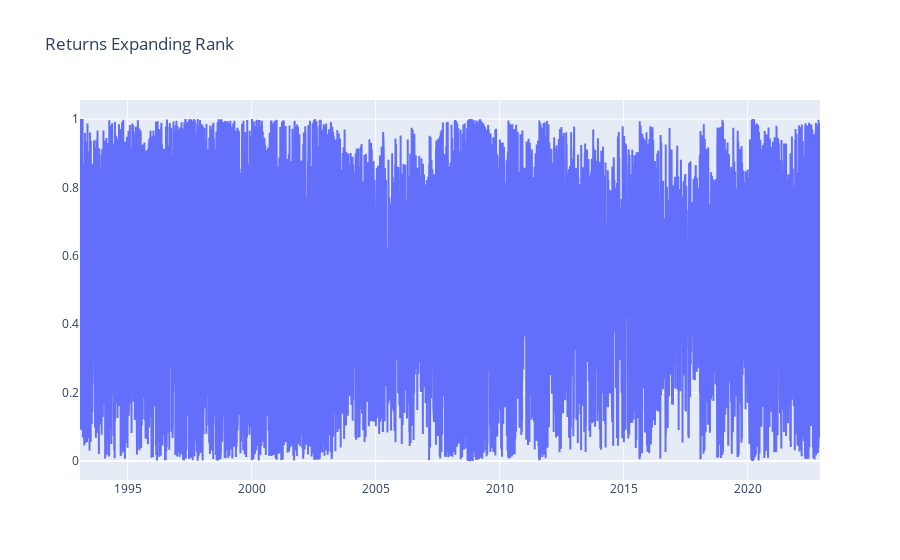

Notebook cell for this chart:
### Code cell
fig = go.Figure()
fig.add_trace(go.Scatter(x=returns.index, y=returns.expanding().rank(pct=True)))
fig.update_layout(title="Returns Expanding Rank")
fig.show()

### Figure 1 — Plotly figure (JSON) as saved in the notebook; plotly's stock layout.template omitted (floating-point values rounded to 4 significant figures; data arrays with more than 128 entries replaced by an {"elided": "..."} marker saying what was removed)
{"data": [{"type": "scatter", "x": {"elided": "7517 str values"}, "y": {"elided": "7517 float values"}}], "layout": {"title": {"text": "Returns Expanding Rank"}}}
